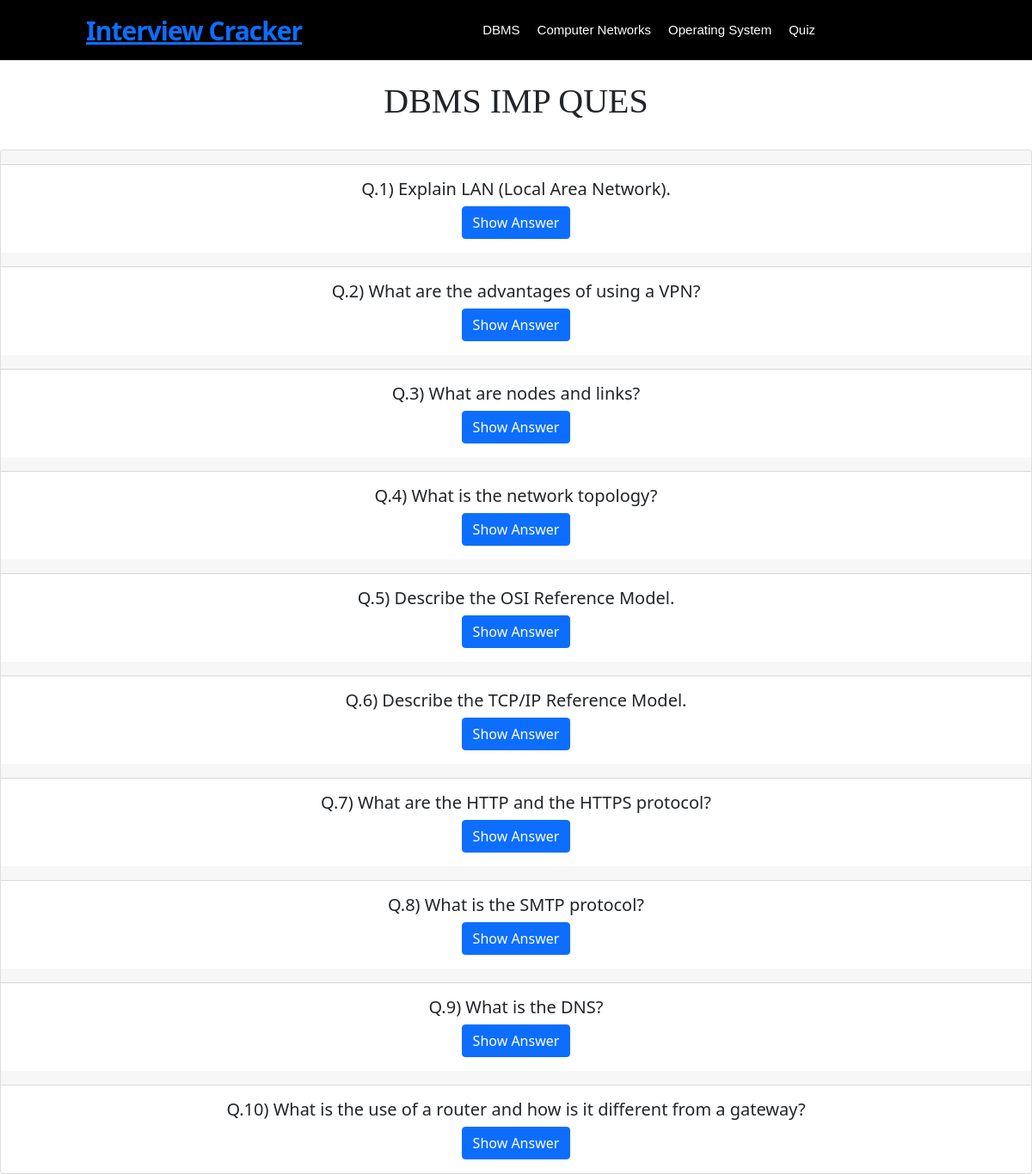
Screenshot of /Login-registration-System-PHP-and-MYSQL/Dbms/dbms.php with the database file from the repository.
### tables this page shows
CREATE TABLE `content_db` (
  `id` int(11) NOT NULL,
  `title` longtext NOT NULL,
  `content` longtext NOT NULL
);

### Login-registration-System-PHP-and-MYSQL/Dbms/content.php (called while the page is built, shortened)
<?php
    $conn = mysqli_connect("localhost", "root", "", "login_db");
    $sql = "SELECT * FROM content_db";
    $query = mysqli_query($conn, $sql);
?>

### Login-registration-System-PHP-and-MYSQL/Dbms/dbms.php (the view, shortened to what this page needs)
<?php
    include "./content.php";
?>
<!DOCTYPE html>
<html lang="en">
<head>
    <link href="https://cdn.jsdelivr.net/npm/bootstrap@5.1.3/dist/css/bootstrap.min.css" rel="stylesheet">
    <link rel="stylesheet" href="../styles/dbms.css">
    <link rel="stylesheet" href="../styles/style.css">
</head>
<body>
  <nav>
        <div class="logo" >
        <a href="../main_page.php">Interview Cracker</a>
        </div>
        <div class="nav-items">
            <li><a href="./Dbms/dbms.php">DBMS</a></li>
            <li><a href="#">Computer Networks</a></li>
            <li><a href="#">Operating System</a></li>
            <li><a href="#">Quiz</a></li>
        </div>
        <div class="searchbar">
            <div class="icon">
            </div>
        </div>
    </nav>
    <h1 id="dbms_heading">DBMS IMP QUES</h1>
    <div class="card text-center">
    <?php foreach($query as $q){ ?>
        <div class="card-header">
        </div>
        <div class="card-body">
            <h5 class="card-title"><?php echo $q['title'];?></h5>
            <a href="../view.php?id=<?php echo $q['id']?>" class="btn btn-primary">Show Answer</a>
        </div>
    <?php }?>
    </div>
</body>
</html>

### Login-registration-System-PHP-and-MYSQL/styles/dbms.css (style rules this page uses)
body { background-color: purple; }
h1 { text-align: center; font-family: cursive; padding: 24px; }

### Login-registration-System-PHP-and-MYSQL/styles/style.css (style rules this page uses)
body { background-color: white; }
nav { background: #000000; display: flex; flex-wrap: wrap; align-items: center; justify-content: space-between; height: 70px; padding: 0 100px; }
nav .logo { color: #fff; font-size: 30px; font-weight: 600; letter-spacing: -1px; }
nav .nav-items { display: flex; flex: 1; padding: 0 0 0 200px; font-family:Arial, Helvetica, sans-serif; }
nav .nav-items li { list-style: none; padding: 0 10px; }
nav .nav-items li a { color: #fff; font-size: 15px; font-weight: 500; text-decoration: none; }
nav .searchbar { position: relative; }
nav .searchbar .icon { display: flex; position: absolute; top: 0; right: 0; width: 35px; height: 100%; background: none; border-radius: 3px; color: #fff; transition: all 0.5s 0.3s ease; }

### rows the page displays
content_db: title "Q.1) Explain LAN (Local Area Network)."
content_db: title "Q.2) What are the advantages of using a VPN?"
content_db: title "Q.3) What are nodes and links?"
content_db: title "Q.4) What is the network topology?"
content_db: title "Q.5) Describe the OSI Reference Model."
content_db: title "Q.6) Describe the TCP/IP Reference Model."
content_db: title "Q.7) What are the HTTP and the HTTPS protocol?"
content_db: title "Q.8) What is the SMTP protocol?"
content_db: title "Q.9) What is the DNS?"
content_db: title "Q.10) What is the use of a router and how is it different from a gateway?"
